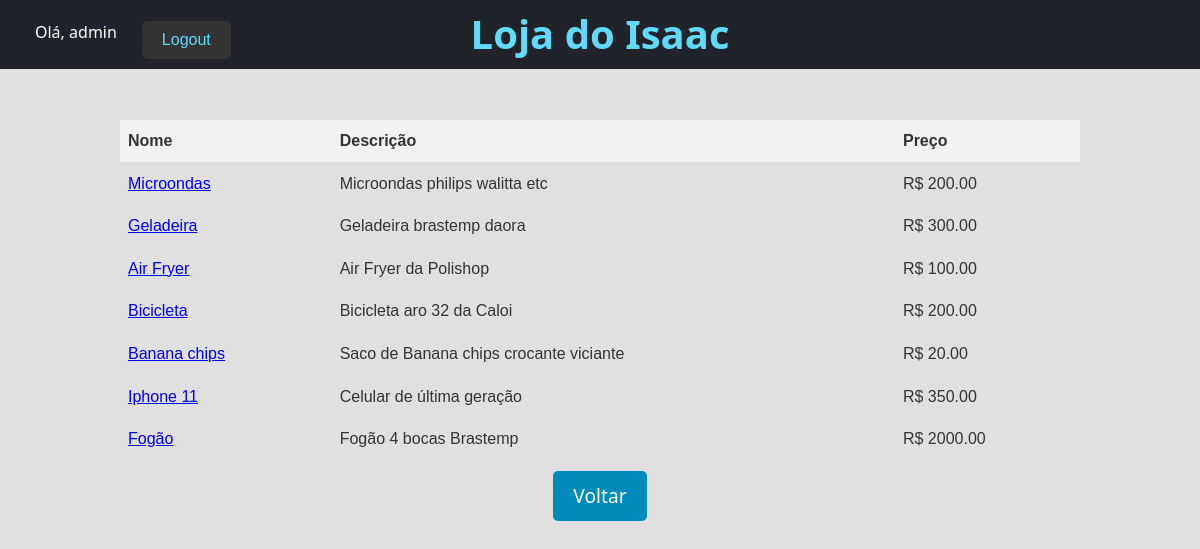
The app's page /items/ (signed in) with its own data.
### myapp/models.py (models this page shows, shortened)
class Item(models.Model):
    nome = models.CharField(max_length=100)
    descricao = models.TextField()
    preco = models.DecimalField(max_digits=6, decimal_places=2, default = 0)

### myapp/views.py (the view)
# urls.py: path('items/', views.items, name='items'), #precisa do / no final
def items(request):
    items = Item.objects.all()
    return render(request, 'myapp/items.html', {'items': items})

### myapp/templates/myapp/items.html (shortened to what this page needs)
{% extends 'myapp/base.html' %}
{% load static %}
{% block stylesheet %}
{{ block.super }}
<link rel="stylesheet" href="{% static 'myapp/css/items.css' %}">
{% endblock %}
{% block content %}
<table>
    <tr>
        <th>Nome</th>
        <th>Descrição</th>
        <th>Preço</th>
    </tr>
    {% for item in items %}
    <tr>
        <td><a href="{% url 'item_detail' pk=item.pk %}">{{ item.nome }}</a></td>
        <td>{{ item.descricao }}</td>
        <td>R$ {{ item.preco }}</td>
    </tr>
    {% endfor %}
</table>
<a class="catalog-link" href="{% url 'home' %}">Voltar</a>
{% endblock %}

### myapp/templates/myapp/base.html (shortened to what this page needs)
{% load static %}
<!DOCTYPE html>
<html lang="en">
<head>
    {% block stylesheet %}
    <link rel="stylesheet" href="{% static 'myapp/css/base.css' %}">
    {% endblock %}
</head>
<body>
    <header class="main-header">
        <div class="title-container">
            <h1>Loja do Isaac</h1>
        </div>
        <nav class="user-nav">
            {% if user.is_authenticated %}
                <span>Olá, {{ user.username }}</span>
                <form style="margin-top: 5%;" action="{% url 'logout' %}" method="post">
                    <button type="submit" class="logout_button">Logout</button>
                </form>
            {% else %}
                <a href="{% url 'cadastro' %}">Cadastro</a>
                <a href="{% url 'login' %}">Login</a>
            {% endif %}
        </nav>
    </header>
    {% block content %}{% endblock %}
</body>
</html>

### myapp/static/myapp/css/base.css (style rules this page uses)
* { margin: 0; padding: 0; box-sizing: border-box; }
body { font-family: 'Segoe UI', Tahoma, Geneva, Verdana, sans-serif; line-height: 1.6; background-color: #f4f4f4; color: #333; margin: 0; padding-top: 60px; }
.main-header { background-color: #20232a; color: #61dafb; padding: 10px 20px; position: fixed; top: 0; left: 0; right: 0; z-index: 1000; display: flex; justify-content: space-between; align-items: center; }
.main-header .title-container { position: absolute; left: 50%; transform: translateX(-50%); }
.main-header h1 { font-size: 2.5em; color: #61dafb; }
.user-nav { display: flex; gap: 10px; }
.user-nav span { color: rgb(255,255,255); text-decoration: none; padding: 10px 15px; background-color: #20232a; border-radius: 5px; }
button { background-color: #333; color: #61dafb; border: none; padding: 10px 20px; border-radius: 5px; cursor: pointer; }
.logout_button { background-color: #333; color: #61dafb; border: none; padding: 10px 20px; border-radius: 5px; cursor: pointer; }

### myapp/static/myapp/css/items.css (style rules this page uses)
body { height: 100%; margin-top: 5%; display: flex; flex-direction: column; justify-content: center; align-items: center; background-color: #e0e0e0; }
h1 { text-align: center; }
.catalog-link { display: block; width: max-content; margin: 10px auto 20px; padding: 10px 20px; background-color: #008CBA; color: white; text-align: center; border-radius: 5px; text-decoration: none; font-size: 1.2em; transition: background-color 0.3s; }
button { padding: 10px 20px; font-size: 16px; cursor: pointer; }
table { width: 80%; margin-left: auto; margin-right: auto; border-collapse: collapse; font-family: Arial, sans-serif; }
th, td { padding: 8px; text-align: left; border-bottom: 1px solid #ddd; }
th { background-color: #f2f2f2; color: #333; }
td:first-child, th:first-child { border-left: none; }
td:last-child, th:last-child { border-right: none; }

### records on screen
Item: nome "Microondas", descricao "Microondas philips walitta etc", preco "200.00"
Item: nome "Geladeira", descricao "Geladeira brastemp daora", preco "300.00"
Item: nome "Air Fryer", descricao "Air Fryer da Polishop", preco "100.00"
Item: nome "Bicicleta", descricao "Bicicleta aro 32 da Caloi", preco "200.00"
Item: nome "Banana chips", descricao "Saco de Banana chips crocante viciante", preco "20.00"
Item: nome "Iphone 11", descricao "Celular de última geração", preco "350.00"
Item: nome "Fogão", descricao "Fogão 4 bocas Brastemp", preco "2000.00"

### other values on screen
{{ user.username }} "admin"
